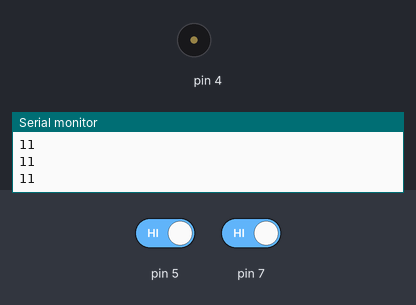
The sketch below on a simulated Arduino Uno, built with avr-gcc and run on an emulated ATmega328P. Parts: buzzer (waves = sounding), the last lines printed to the serial monitor. Inputs (shaded band) come from the test bench; at power-on: pin 5 HIGH, pin 7 HIGH.

Above: at 1.4 s.
1.5 s: pin 5 driven LOW
At 1.65 s:
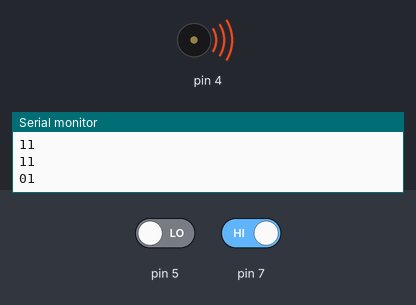
4.5 s: pin 7 driven LOW
At 4.65 s:
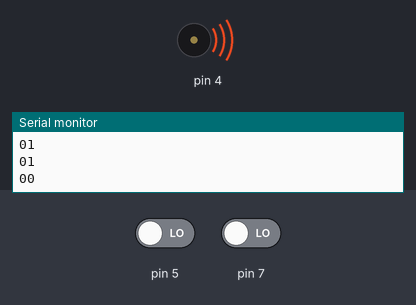
7.5 s: pin 5 driven HIGH
10.5 s: pin 7 driven HIGH
At 11.0 s:
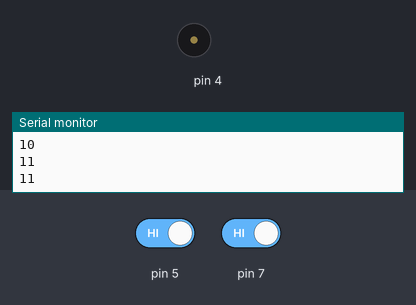
Timing chart, 0 to 13.0 s (numbered marks = the images above; inputs shaded):
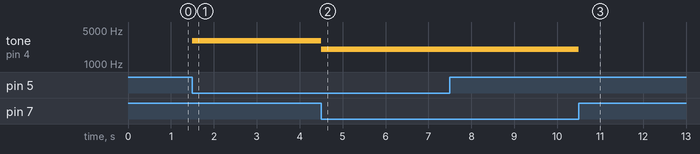

Measured:
- after the input at 1.5 s, tone on pin 4: silent → 3000 Hz at once
- after the input at 4.5 s, tone on pin 4: 3000 Hz → 2000 Hz at once
- after the input at 10.5 s, tone on pin 4: 2000 Hz → silent at once

The sketch:

WhiskerDisplay.ino
```cpp
void setup() {
  // put your setup code here, to run once:

  pinMode(7, INPUT);
  pinMode(5, INPUT);

  Serial.begin(9600);
}

void loop() {
  // put your main code here, to run repeatedly:
  byte wLeft = digitalRead(5);
  byte wRight = digitalRead(7);

  Serial.print(wLeft);
  Serial.println(wRight);
  if (wLeft == 0)
  {
    tone(4,3000,300);
  }
  if (wRight == 0)
  {
    tone(4,2000,300);
  }
  delay(300);
}
```
